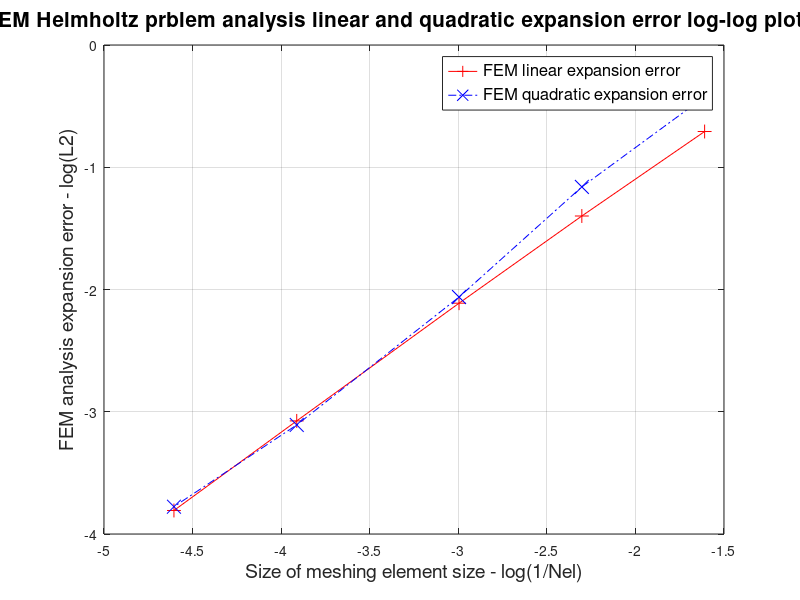
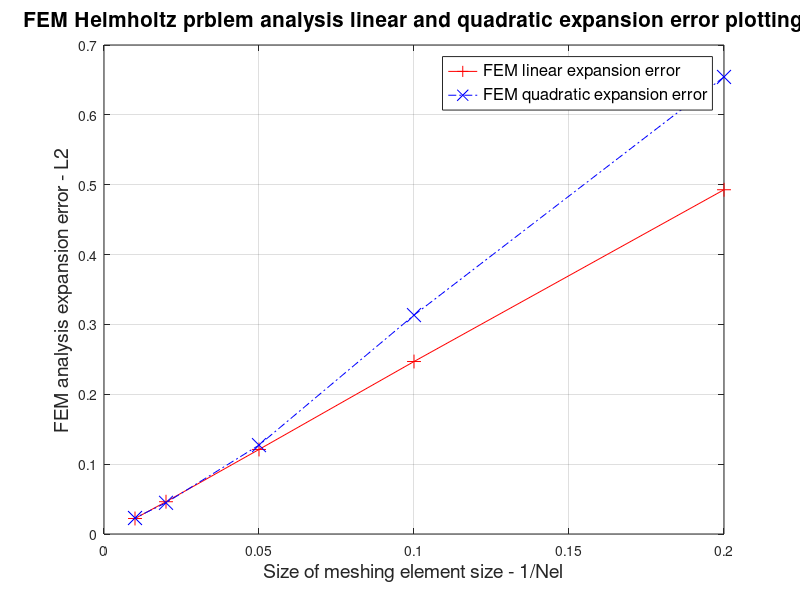

MATLAB code for these plots, in order:
%------------------------------------------------------------------------%
% Q3plotting.m
% 
% this script is running the log-log diagram to plot the error for both the
% linear and quadratic finite element expansions, versus the size of the
% element (1/Nel);
%
%
% Zijun Fang
% 01.05.2020
%
%------------------------------------------------------------------------%
% clear workspace
% clear all
%------------------------------------------------------------------------%

clc
clear
close all



%% General dimensional settings
% Meshing element size (1/Nel)

Nel = [5 10 20 50 100];                        % Input element number
s = Nel.^-1;                                   % Size of the element

% FEM error norm number L2

L2_l = [0.4928 0.2469 0.1210 0.0462 0.0222];   % Norm number of the error in linear expansion
L2_q = [0.6543 0.3133 0.1272 0.0447 0.0229];   % Norm number of the error in quadratic expansion

% log-log function

S = log(s);
ER_l = log(L2_l);
ER_q = log(L2_q);


%% Plotting log-log diagram

% log-log diragram plotting

figure(1)
plot(S , ER_l , 'r+-' , 'markersize' , 10)
hold on
plot(S , ER_q , 'bx-.', 'markersize' , 10)
xlabel('Size of meshing element size - log(1/Nel)', 'FontSize' , 14);
ylabel('FEM analysis expansion error - log(L2)', 'FontSize' , 14);
legend('FEM linear expansion error' , 'FEM quadratic expansion error', 'FontSize' , 12);
title('FEM Helmholtz prblem analysis linear and quadratic expansion error log-log plotting', 'FontSize' , 15);
grid on

figure(2)
plot(s , L2_l , 'r+-' , 'markersize' , 10)
hold on
plot(s , L2_q , 'bx-.', 'markersize' , 10)
xlabel('Size of meshing element size - 1/Nel' , 'FontSize' , 14);
ylabel('FEM analysis expansion error - L2', 'FontSize' , 14);
legend('FEM linear expansion error' , 'FEM quadratic expansion error', 'FontSize' , 12);
title('FEM Helmholtz prblem analysis linear and quadratic expansion error plotting', 'FontSize' , 15);
grid on





















